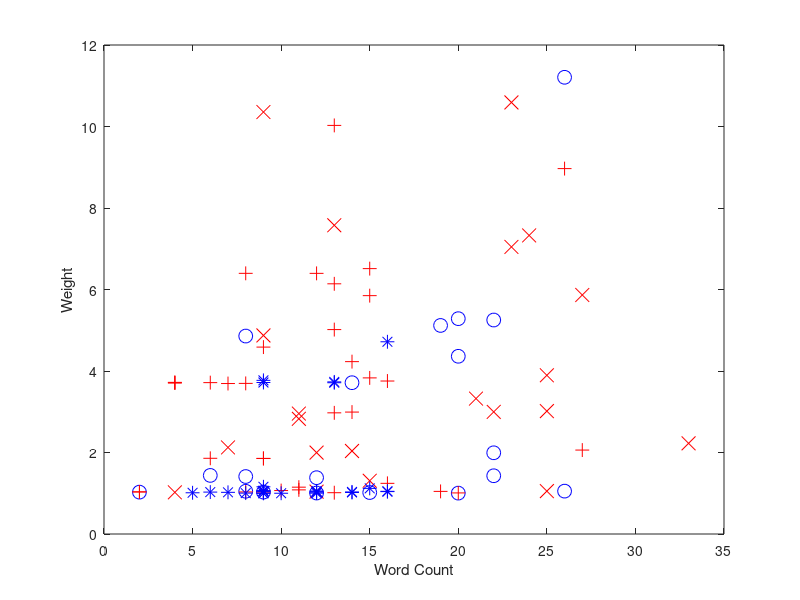

Write the MATLAB code that produced this figure. (Note: this script raises an error after producing the figure.)
clear; clc; close all;

Xsick = [13 14 24 11 33 27 7 25 12 9 21 9 25 12 15 4 23 23 25 22 11]
Ysick = [7.57615 2.03708 7.3271 2.826905 2.225165 5.865285 2.12448 3.01536 1.997175 4.873065 3.32293 10.35505 3.894425 1.039435 1.306695 1.02208 10.590735 7.045 1.05206 2.99661 2.95534];
Xnot = [22 20 20 19 8 6 22 22 12 26 20 8 14 15 12 8 26 9 2]
Ynot = [1.99293 1.003185 5.28422 5.11801 4.85765 1.437865 5.251035 1.42931 1.381935 11.207805 4.361665 1.04938 3.71277 1.01771 1.005735 1.410445 1.052185 1.028565 1.027425];

XT = [11 9 19 8 15 7 27 2 12 8 9 10 11 2 13 6 20 13 4 6 9 16 9 16 15 14 4 13 4 13 13 14 8 15 26];
YT = [1.149295 1.85381 1.045605 6.396665 6.512645 3.69257 2.05978 1.033075 6.39606 1.032215 4.58661 1.066335 1.082885 1.033075 1.01366 3.71483 1.008235 2.973425 3.705755 1.85783 1.854755 1.2433 1.0283 3.75419 5.84935 4.22997 3.721195 6.139705 3.71288 10.026855 5.01647 2.99213 3.69587 3.83097 8.967045];
XF = [9 9 12 9 16 14 14 9 8 9 13 7 15 12 16 12 12 9 13 9 9 5 16 6 10];
YF = [1.15881 1.00002 1.05597 3.77058 1.04734 1.032345 1.018495 1.063245 1.003785 1.051015 3.7327 1.022585 1.11973 1.03798 4.71725 1.02717 1.002275 3.71797 3.71214 1.051425 1.001845 1.01182 1.04002 1.02837 1];

figure;
plot(Xsick,Ysick,'rx', 'MarkerSize', 10)
xlabel('Word Count') % x-axis label
ylabel('Weight') % y-axis label
hold on
plot(Xnot,Ynot, 'bo', 'MarkerSize', 10)
plot(XT,YT, 'r+', 'MarkerSize', 10)
plot(XF,YF, 'b*', 'MarkerSize', 10)
hold off

labels = 'Labelstrain.xlsx';
[num, txt, raw] = xlsread(labels);
SN = txt(:,1);
% brings in the tweets word count and weight, determined from Tweets4,
% which used Calculating4 to do this
values = 'Valuestrain.xlsx';
[num, txt, raw] = xlsread(values);
V = num;

tree = fitctree(V,SN);
% Used to determine a descision tree for my data

MdlDefault = fitctree(V,SN,'CrossVal','on');
% view(MdlDefault.Trained{6},'Mode','graph')
% Used to split the descion tree into 6, instead of 10

%error of tree
classError6 = kfoldLoss(MdlDefault)
testvalues = 'Valuestest.xlsx';
[num, txt, raw] = xlsread(testvalues);
TV = num;

label6 = predict(MdlDefault.Trained{6},TV);
% labels given data to how the descion tree has split up the train data
labeled = 'Labelstest.xlsx';
[num, txt, raw] = xlsread(labeled);
SNT = txt(:,1);

correctness6 = strcmp(SNT,label6);
correct6 = sum(correctness6);
% out of 60
error = 1-correct6/60;

figure;
plot(Xsick,Ysick,'rx', 'MarkerSize', 10)
xlabel('Word Count') % x-axis label
ylabel('Weight') % y-axis label
hold on
plot(Xnot,Ynot, 'bo', 'MarkerSize', 10)
a = 1;
X = TV(:,1); %tweet word count
Y = TV(:,2); %tweet weight
while a <= 60
    XX = X(a);
    YY = Y(a);
    if strcmp(label6(a), 'S') % strcmp(f, 'January')
        plot(XX,YY, 'r+', 'MarkerSize', 10)
    else
        plot(XX,YY, 'b*', 'MarkerSize', 10)
    end
    a = a + 1;
end

hold off